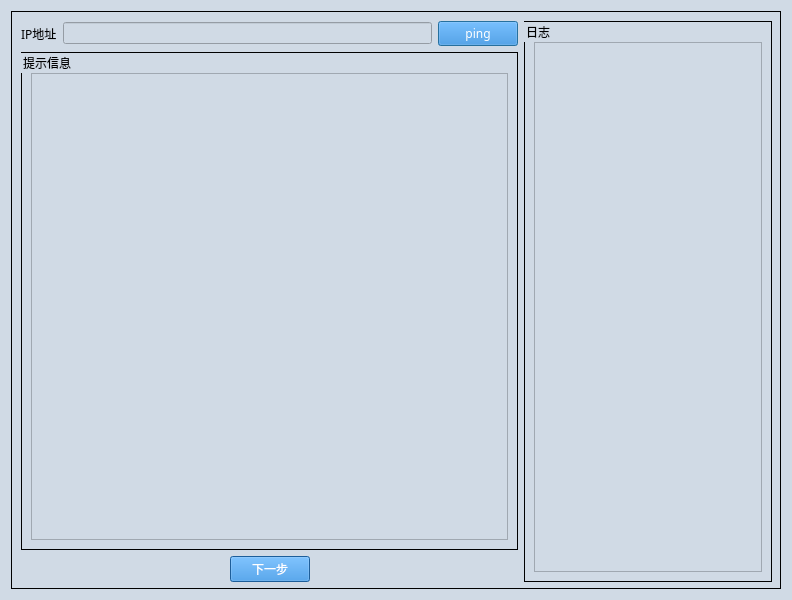
<?xml version="1.0" encoding="UTF-8"?>
<ui version="4.0">
 <class>Dialog</class>
 <widget class="QDialog" name="Dialog">
  <property name="geometry">
   <rect>
    <x>0</x>
    <y>0</y>
    <width>792</width>
    <height>600</height>
   </rect>
  </property>
  <property name="font">
   <font>
    <family>Microsoft YaHei</family>
    <pointsize>14</pointsize>
   </font>
  </property>
  <property name="windowTitle">
   <string>Dialog</string>
  </property>
  <property name="styleSheet">
   <string notr="true">QDialog{
background-color:#D0DAE5;
}

QTextBrower{
background-color:#D0DAE5;
}

QLineEdit{
background-color:#D0DAE5;
}

QWidget{
background-color:#D0DAE5;
}

QStackedWidget{
background-color:#D0DAE5;
}

QHeaderView{
background-color:#D0DAE5;
}

QLabel{
font-size:12px;
font-family:Microsoft YaHei;
background-color:#D0DAE5;
}

QPushButton{         /*按钮自适应拉伸背景*/
border-width: 2px 15px 2px 15px;
background-color:#2884D8;
color: #FFFFFF;
font-size:12px;
font-family:Microsoft YaHei;
}

QGroupBox{
font-size:12px;
font-family:Microsoft YaHei;
border:1px solid rgb(0, 0, 0); 
}</string>
  </property>
  <layout class="QGridLayout" name="gridLayout_2">
   <item row="0" column="0">
    <widget class="QGroupBox" name="groupBox">
     <property name="title">
      <string/>
     </property>
     <widget class="QWidget" name="">
      <property name="geometry">
       <rect>
        <x>10</x>
        <y>10</y>
        <width>751</width>
        <height>561</height>
       </rect>
      </property>
      <layout class="QHBoxLayout" name="horizontalLayout" stretch="2,1">
       <item>
        <layout class="QVBoxLayout" name="verticalLayout">
         <item>
          <layout class="QGridLayout" name="gridLayout_3">
           <item row="0" column="0">
            <widget class="QLabel" name="label_3">
             <property name="font">
              <font>
               <family>Microsoft YaHei</family>
               <pointsize>-1</pointsize>
              </font>
             </property>
             <property name="text">
              <string>IP地址</string>
             </property>
            </widget>
           </item>
           <item row="0" column="1">
            <widget class="QLineEdit" name="lineEdit_ip_address"/>
           </item>
           <item row="0" column="2">
            <widget class="QPushButton" name="pushButton_ping">
             <property name="text">
              <string>ping</string>
             </property>
            </widget>
           </item>
          </layout>
         </item>
         <item>
          <widget class="QGroupBox" name="groupBox_2">
           <property name="title">
            <string>提示信息</string>
           </property>
           <layout class="QGridLayout" name="gridLayout_5">
            <property name="topMargin">
             <number>20</number>
            </property>
            <item row="0" column="0">
             <widget class="QTextBrowser" name="textBrowser_tips"/>
            </item>
           </layout>
          </widget>
         </item>
         <item>
          <layout class="QGridLayout" name="gridLayout">
           <item row="0" column="1">
            <widget class="QPushButton" name="pushButton_next">
             <property name="text">
              <string>下一步</string>
             </property>
            </widget>
           </item>
           <item row="0" column="2">
            <spacer name="horizontalSpacer_2">
             <property name="orientation">
              <enum>Qt::Horizontal</enum>
             </property>
             <property name="sizeHint" stdset="0">
              <size>
               <width>40</width>
               <height>20</height>
              </size>
             </property>
            </spacer>
           </item>
           <item row="0" column="0">
            <spacer name="horizontalSpacer">
             <property name="orientation">
              <enum>Qt::Horizontal</enum>
             </property>
             <property name="sizeHint" stdset="0">
              <size>
               <width>40</width>
               <height>20</height>
              </size>
             </property>
            </spacer>
           </item>
          </layout>
         </item>
        </layout>
       </item>
       <item>
        <widget class="QGroupBox" name="groupBox_3">
         <property name="title">
          <string>日志</string>
         </property>
         <layout class="QGridLayout" name="gridLayout_6">
          <property name="topMargin">
           <number>20</number>
          </property>
          <item row="0" column="0">
           <widget class="QTextBrowser" name="textBrowser_log">
            <property name="html">
             <string>&lt;!DOCTYPE HTML PUBLIC &quot;-//W3C//DTD HTML 4.0//EN&quot; &quot;http://www.w3.org/TR/REC-html40/strict.dtd&quot;&gt;
&lt;html&gt;&lt;head&gt;&lt;meta name=&quot;qrichtext&quot; content=&quot;1&quot; /&gt;&lt;style type=&quot;text/css&quot;&gt;
p, li { white-space: pre-wrap; }
&lt;/style&gt;&lt;/head&gt;&lt;body style=&quot; font-family:'SimSun'; font-size:9pt; font-weight:400; font-style:normal;&quot;&gt;
&lt;p style=&quot;-qt-paragraph-type:empty; margin-top:0px; margin-bottom:0px; margin-left:0px; margin-right:0px; -qt-block-indent:0; text-indent:0px;&quot;&gt;&lt;br /&gt;&lt;/p&gt;&lt;/body&gt;&lt;/html&gt;</string>
            </property>
           </widget>
          </item>
         </layout>
        </widget>
       </item>
      </layout>
     </widget>
    </widget>
   </item>
  </layout>
 </widget>
 <resources>
  <include location="../iconQrc.qrc"/>
 </resources>
 <connections/>
</ui>
